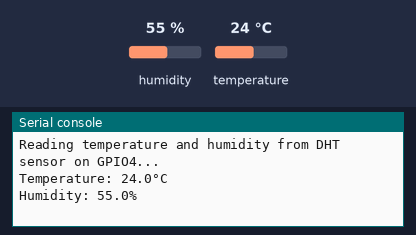
This program was run on a simulated ESP32 board running MicroPython. Shown: the last lines printed to the serial console. The inputs (shaded band) are chosen by the test bench; at power-on: humidity 55 %, temperature 24 °C.

Above: at 1.2 s.
1.3 s: humidity set to 22 %
At 6.0 s:
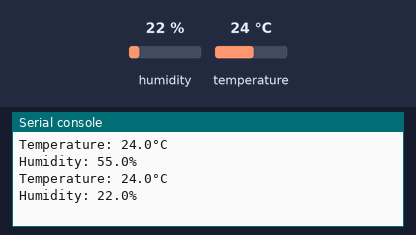
7.3 s: temperature set to 12 °C
At 10.6 s:
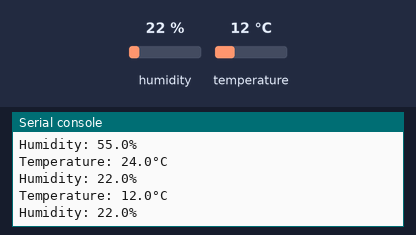
13.3 s: humidity set to 40 %
At 16.4 s:
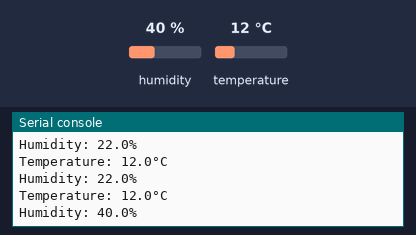
Timing chart, 0 to 17.9 s (numbered marks = the images above; inputs shaded):
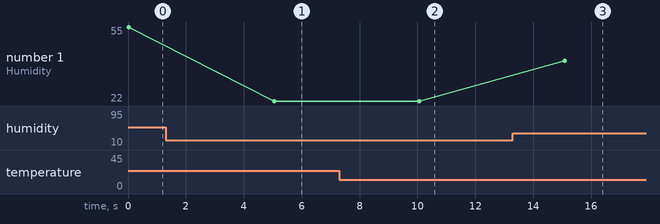

Measured:
- after the input at 1.3 s, the serial console: prints a new line after 3.7 s (image 1)
- after the input at 7.3 s, the serial console: prints a new line after 2.8 s (image 2)
- after the input at 13.3 s, the serial console: prints a new line after 1.8 s (image 3)
- plotted number 1: 55 → 22 after the input at 1.3 s, 22 → 40 after the input at 13.3 s

The program:

ESP32_DHT11DHT22_Temperature.py
```python
# Project 6: DHT11/DHT22 Temperature & Humidity Sensor
# Description: Reads temperature and humidity data from a DHT11 or DHT22 sensor
#              and prints it to the REPL.

# Hardware: ESP32, DHT11/DHT22 sensor, jumper wires.
# Connection: DHT Data pin to ESP32 GPIO (e.g., GPIO4), VCC to 3.3V, GND to GND.
# Library: Requires 'dht.py' library.
#          You need to upload 'dht.py' to your ESP32's filesystem first.
#          Find dht.py here: https://github.com/micropython/micropython-lib/blob/master/micropython/umodules/dht/dht.py

from machine import Pin
import time
import dht # Make sure dht.py is uploaded to your ESP32

# Define the GPIO pin where the DHT sensor's data pin is connected
DHT_PIN = 4 # Common choice for DHT sensors

# Initialize the DHT sensor object
# For DHT11: sensor = dht.DHT11(Pin(DHT_PIN))
# For DHT22: sensor = dht.DHT22(Pin(DHT_PIN))
sensor = dht.DHT22(Pin(DHT_PIN)) # Using DHT22 for better accuracy

print(f"Reading temperature and humidity from DHT sensor on GPIO{DHT_PIN}...")

while True:
    try:
        sensor.measure() # Perform the measurement
        temperature = sensor.temperature()
        humidity = sensor.humidity()

        print(f"Temperature: {temperature:.1f}°C")
        print(f"Humidity: {humidity:.1f}%")

    except OSError as e:
        if e.args[0] == 110: # Error code 110 typically means timeout/no response
            print("Failed to read sensor. Check wiring or sensor.")
        else:
            print(f"An error occurred: {e}")

    time.sleep(5) # Read every 5 seconds
```
